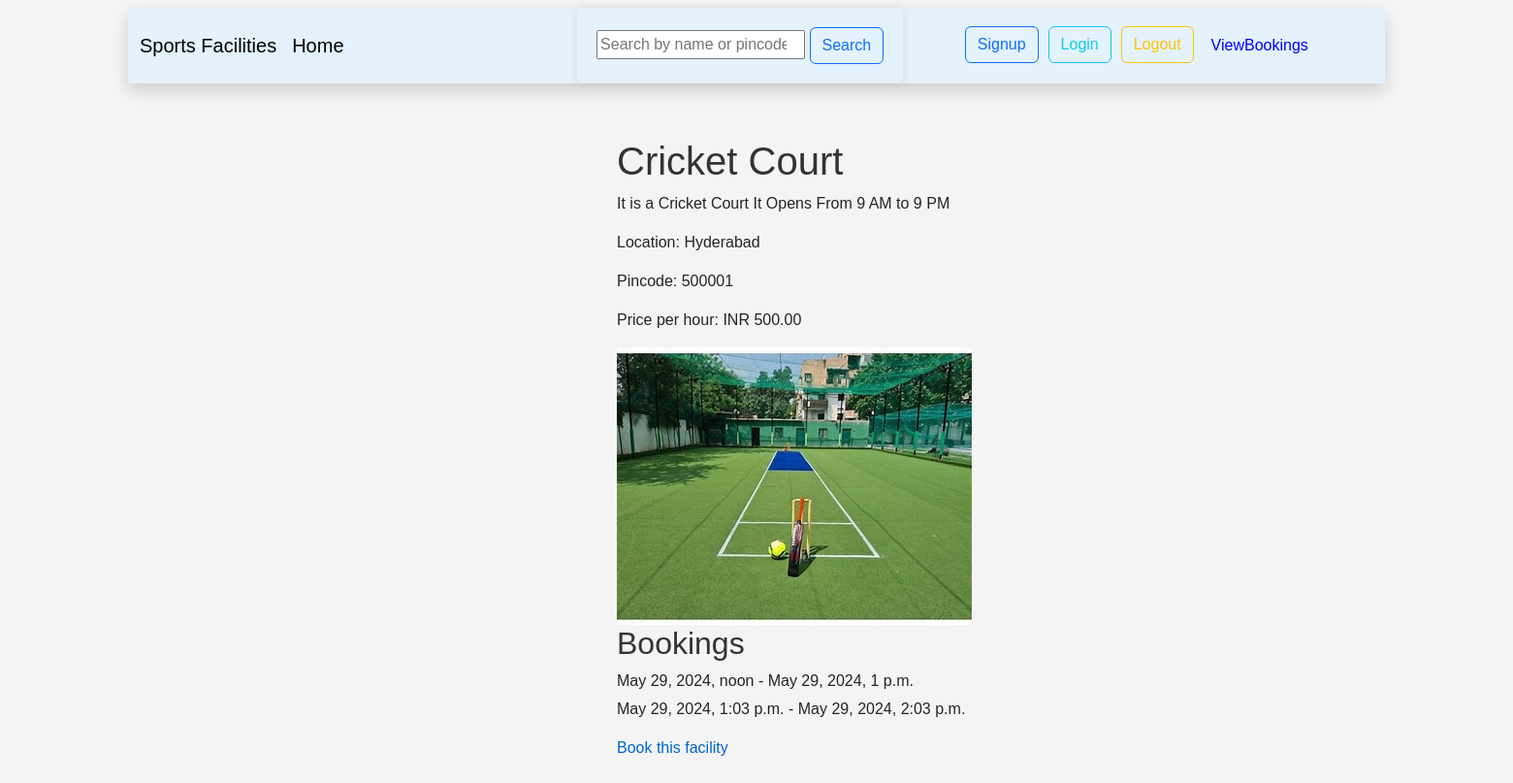
The app's page /facility/2/ with its own data.
### courts/models.py (models this page shows, shortened)
class Facility(models.Model):
    name = models.CharField(max_length=100)
    description = models.TextField()
    location = models.CharField(max_length=255)
    pincode = models.CharField(max_length=10)
    price_per_hour = models.DecimalField(max_digits=10, decimal_places=2, default=10.00)
    image = models.ImageField(upload_to='facility_images/')

class Booking(models.Model):
    facility = models.ForeignKey(Facility, on_delete=models.CASCADE)
    start_time = models.DateTimeField()
    end_time = models.DateTimeField()

### courts/views.py (the view)
# urls.py: path('facility/<int:pk>/', views.facility_detail, name='facility_detail'),
def facility_detail(request, pk):
    facility = get_object_or_404(Facility, pk=pk)
    bookings = Booking.objects.filter(facility=facility, start_time__gte=timezone.now()).order_by('start_time')
    return render(request, 'facility_detail.html', {'facility': facility, 'bookings': bookings})

### template/facility_detail.html (shortened to what this page needs)
{% extends 'facility_list.html' %}
{% block main %}
{% load static %}
<!DOCTYPE html>
<html>
<head>
    <link rel="stylesheet" type="text/css" href="{% static 'css/style.css' %}">
</head>
<body style="background-image: url(https://th.bing.com/th/id/OIP.WXGwruaGcmexmBuq2n52MAHaEK?w=309&h=180&c=7&r=0&o=5&dpr=1.3&pid=1.7); background-repeat: no-repeat; background-attachment: fixed; background-size: cover;">
    <div class="container  mb-5" style="margin-left: 40%;">
    <h1>{{ facility.name }}</h1>
    <p>{{ facility.description }}</p>
    <p>Location: {{ facility.location }}</p>
    <p>Pincode: {{ facility.pincode }}</p>
    <p class="">Price per hour: INR {{ facility.price_per_hour }}</p>
    <img src="{{ facility.image.url }}" alt="{{ facility.name }}">
    <h2>Bookings</h2>
    <ul>
        {% for booking in bookings %}
        <li>{{ booking.start_time }} - {{ booking.end_time }}</li>
        {% endfor %}
    </ul>
    <a href="{% url 'book_facility' facility.pk %}">Book this facility</a>
    </div>
</body>
</html>
{% endblock %}

### static/css/style.css (style rules this page uses)
body { font-family: Arial, sans-serif; margin: 0; padding: 0; background-color: #f4f4f4; }
h1, h2 { color: #333; }
ul { list-style-type: none; padding: 0; }
ul li { margin: 5px 0; }
a { color: #0066cc; text-decoration: none; }

### records on screen
Facility: name "Cricket Court", description "It is a Cricket Court It Opens From 9 AM to 9 PM", location "Hyderabad", pincode "500001", price_per_hour "500.00", image (picture)
Booking: start_time "May 29, 2024, noon", end_time "May 29, 2024, 1 p.m."
Booking: start_time "May 29, 2024, 1:03 p.m.", end_time "May 29, 2024, 2:03 p.m."
